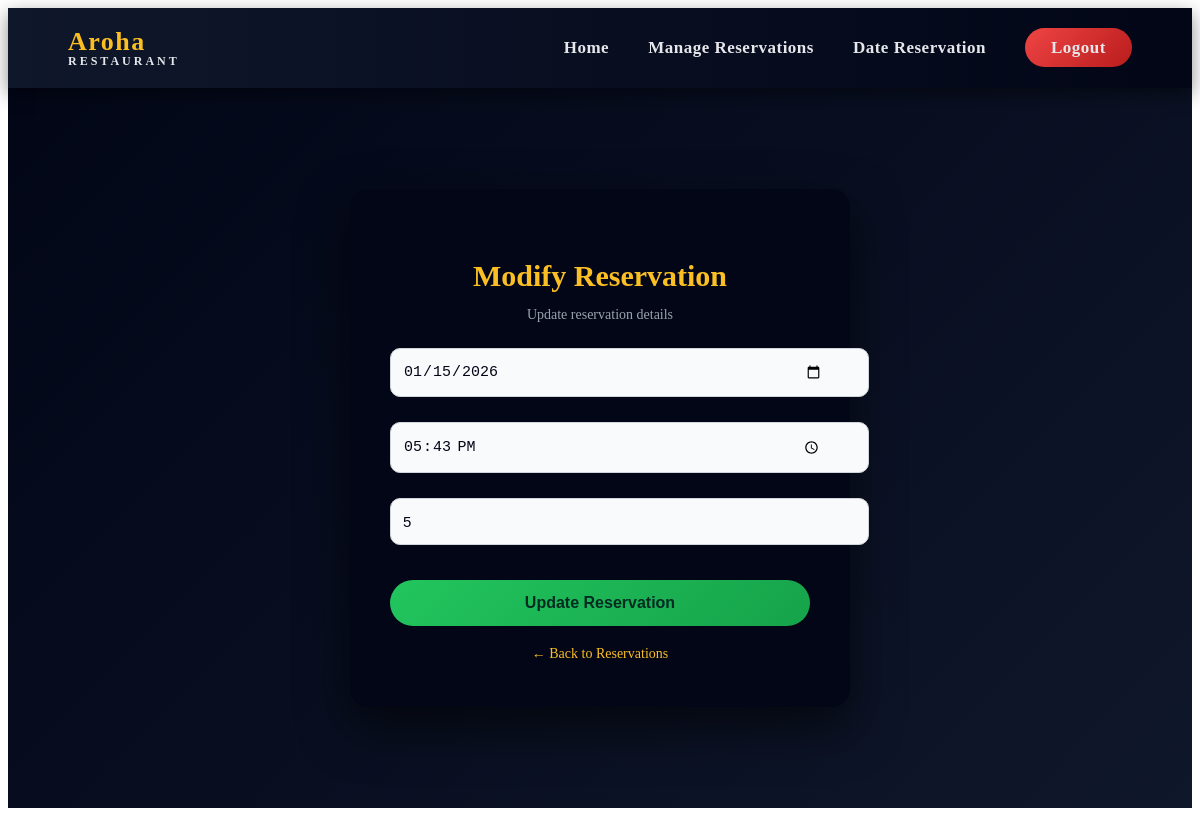
The page /admin_modify/2 (signed in) on the database its author committed.
### restaurent/models.py (models this page shows)
class Reservation(models.Model):
    user = models.ForeignKey(User, on_delete=models.CASCADE)
    table = models.ForeignKey(Table, on_delete=models.CASCADE)
    reservation_date = models.DateField()
    time_slot = models.TimeField()
    guests = models.IntegerField()

### restaurent/views.py (the view, shortened to what this page needs)
# urls.py: path('admin_modify/<int:pk>',admin_modify,name='admin_modify')
@staff_member_required(login_url='login_')
def admin_modify(request,pk):
    reservation=Reservation.objects.get(id=pk)
    return render(request,'admin_modify.html',{'reservation':reservation})

### restaurent/templates/admin_modify.html (shortened to what this page needs)
{% extends 'main.html' %}
{% load static %}
{% block css %}
<link rel="stylesheet" href="{% static 'admin_modify.css' %}">
{% endblock %}
{% block content %}
<div class="modify-container">
    <div class="modify-card">
        <h2>Modify Reservation</h2>
        <p class="subtitle">Update reservation details</p>
        <form method="POST">
            <div class="input-group icon-input">
                <input type="date" name="date"
                       value="{{ reservation.reservation_date|date:'Y-m-d' }}"
                       required>
            </div>
            <div class="input-group icon-input">
                <input type="time" name="time"
                       value="{{ reservation.time_slot|time:'H:i' }}"
                       required>
            </div>
            <div class="input-group">
                <input type="number" name="guests"
                       value="{{ reservation.guests }}"
                       min="1" required>
            </div>
            <button type="submit" class="update-btn">Update Reservation</button>
        </form>
        <a href="{% url 'view_reservations' %}" class="back-link">← Back to Reservations</a>
    </div>
</div>
{% endblock %}

### restaurent/static/admin_modify.css (style rules this page uses)
.modify-container { min-height: calc(100vh - 80px); display: flex; align-items: center; justify-content: center; background: linear-gradient(135deg, #020617, #0f172a); }
.modify-card { background: #020617; padding: 45px 40px; width: 420px; border-radius: 18px; box-shadow: 0 20px 50px rgba(0, 0, 0, 0.6); text-align: center; overflow: visible; }
.modify-card h2 { color: #fbbf24; font-size: 30px; margin-bottom: 5px; }
.modify-card .subtitle { color: #9ca3af; font-size: 14px; margin-bottom: 25px; }
.modify-card .input-group { position: relative; margin-bottom: 25px; }
.modify-card .input-group input { width: 100%; padding: 14px 12px; padding-right: 45px; background: #f9fafb; border: 1px solid #d1d5db; border-radius: 10px; color: #020617; font-size: 15px; outline: none; }
.update-btn { width: 100%; margin-top: 10px; padding: 14px; border: none; border-radius: 999px; background: linear-gradient(135deg, #22c55e, #16a34a); color: #022c22; font-size: 16px; font-weight: 700; cursor: pointer; transition: all 0.3s ease; }
.back-link { display: inline-block; margin-top: 20px; color: #fbbf24; font-size: 14px; text-decoration: none; }

### rows shown on the page
Reservation: date "01/15/2026", time "17:43", guests "5"
